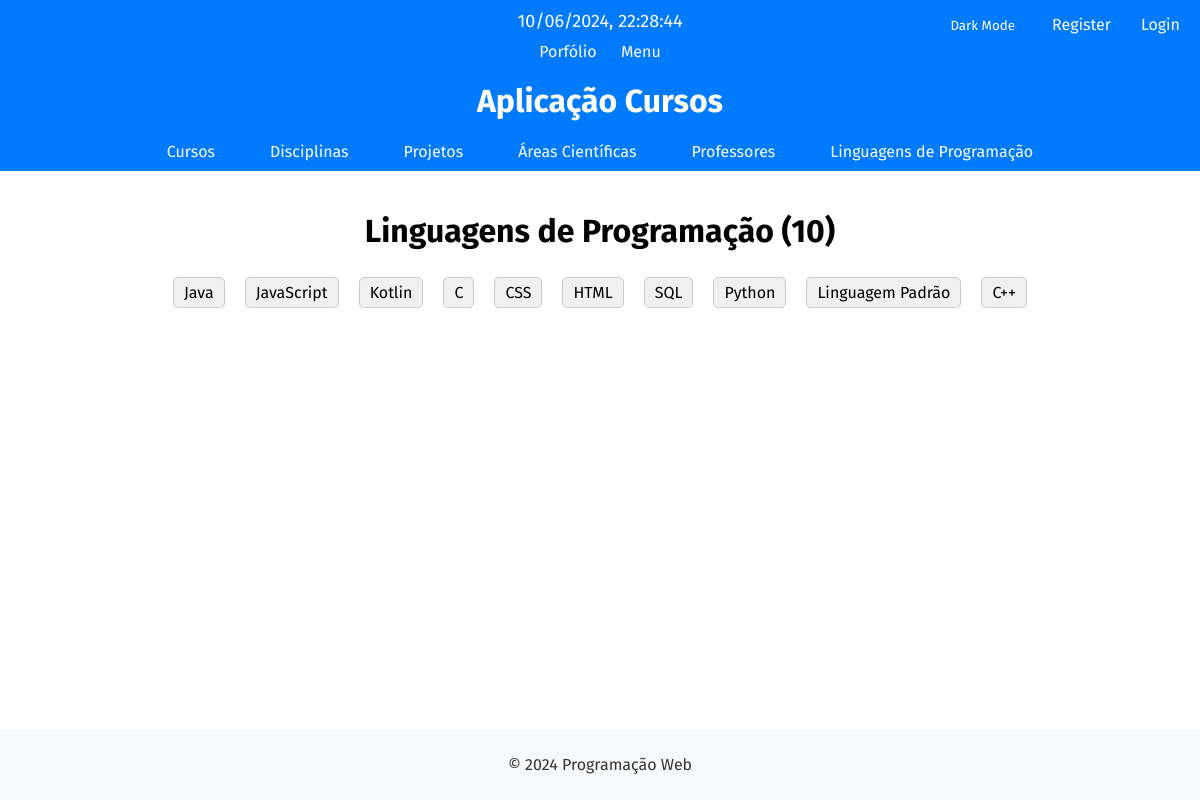
Screenshot of /cursos/linguagensprogramacao with the database file from the repository.
### curso/models.py (models this page shows)
class ProgrammingLanguage(models.Model):
    name = models.CharField(max_length=100)
    def __str__(self):
        return self.name

### curso/views.py (the view)
# urls.py: path('linguagensprogramacao', views.linguagensProgramacao_view, name = 'linguagensProgramacao'),#lista ling prog.
def linguagensProgramacao_view(request):
    linguagensProgramacao = ProgrammingLanguage.objects.all()
    return render(request, 'curso/linguagensProgramacao.html', { 'linguagensProgramacao' : linguagensProgramacao, 'is_editor': is_editor_curso(request.user) })

### curso/views.py (called while the page is built)
def is_editor_curso(user):
    return user.groups.filter(name='editor_curso').exists()

### curso/templates/curso/linguagensProgramacao.html (shortened to what this page needs)
{% extends 'curso/layout.html' %}
{% block content %}
    <h1>Linguagens de Programação ({{linguagensProgramacao|length}})</h1>
    <ul class="lista-item2">
        {% for linguagemProgramacao in linguagensProgramacao %}
            <li>
                <p>{{ linguagemProgramacao }}</p>
            </li>
        {% endfor %}
    </ul>
{% endblock %}

### curso/static/curso/estilos.css (style rules this page uses)
body { font-family: 'Fira Sans', sans-serif; font-optical-sizing: auto; margin: 0; padding: 0; display: flex; flex-direction: column; min-height: 100vh; }
.lista-item2 { list-style-type: none; padding: 0; display: flex; flex-wrap: wrap; justify-content: center; }
.lista-item2 li { margin: 5px 10px; padding: 5px 10px; background-color: #f0f0f0; border: 1px solid #ccc; border-radius: 5px; white-space: nowrap; }
.lista-item2 li p { margin: 0; }
h1 { text-align: center; }

### rows the page displays
ProgrammingLanguage: name "Java"
ProgrammingLanguage: name "JavaScript"
ProgrammingLanguage: name "Kotlin"
ProgrammingLanguage: name "C"
ProgrammingLanguage: name "CSS"
ProgrammingLanguage: name "HTML"
ProgrammingLanguage: name "SQL"
ProgrammingLanguage: name "Python"
ProgrammingLanguage: name "Linguagem Padrão"
ProgrammingLanguage: name "C++"

### other values shown
{{ linguagensProgramacao|length }} "10"
